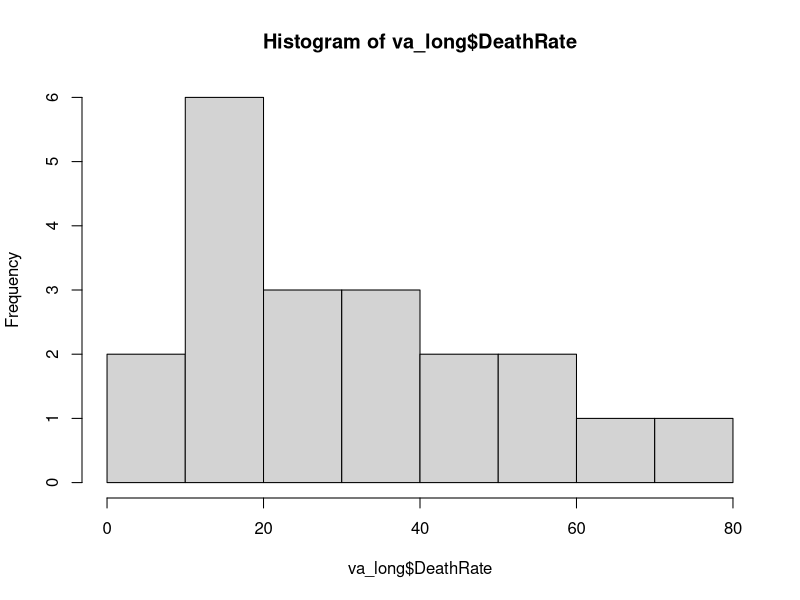
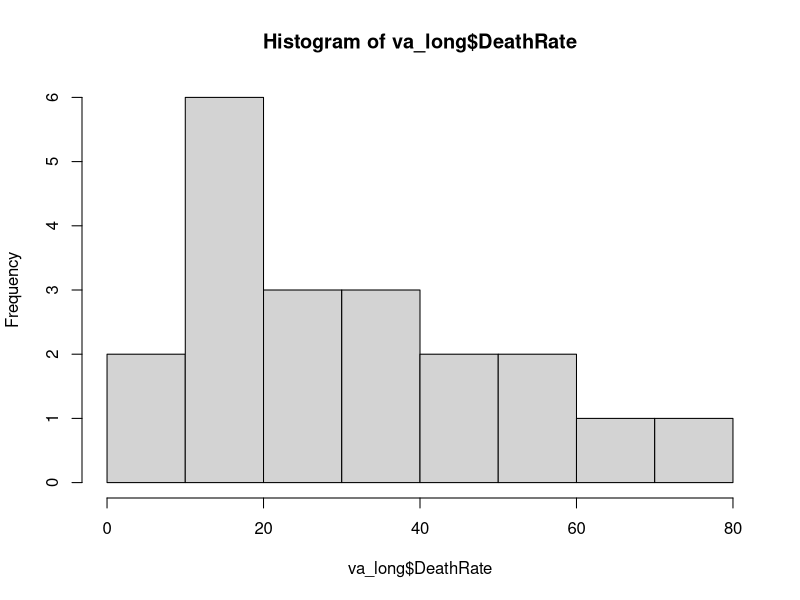
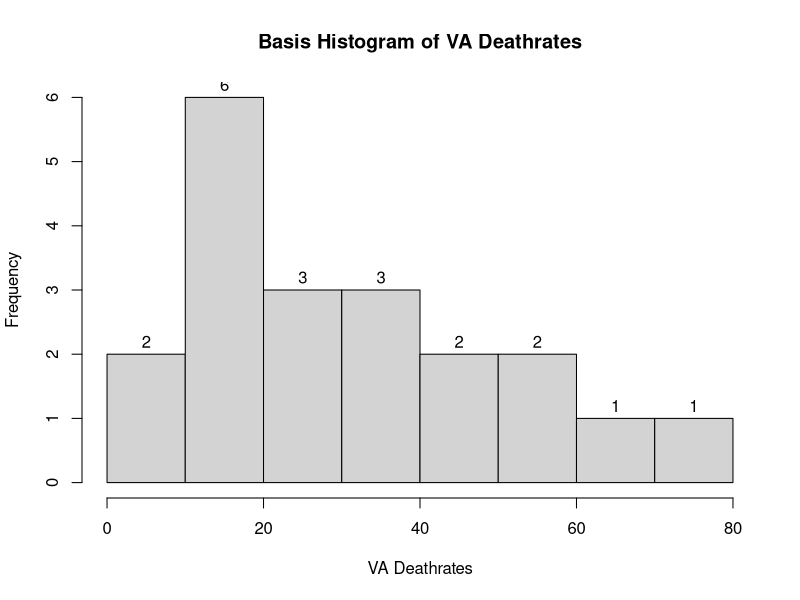
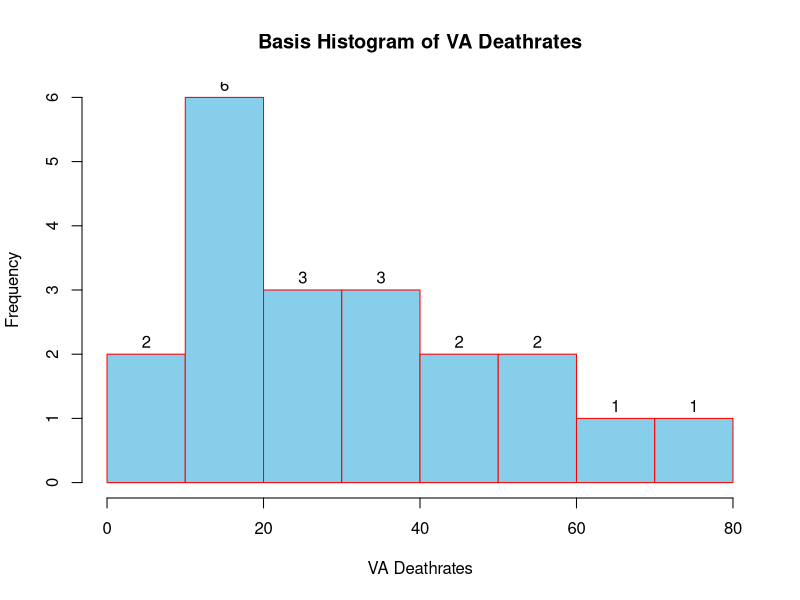
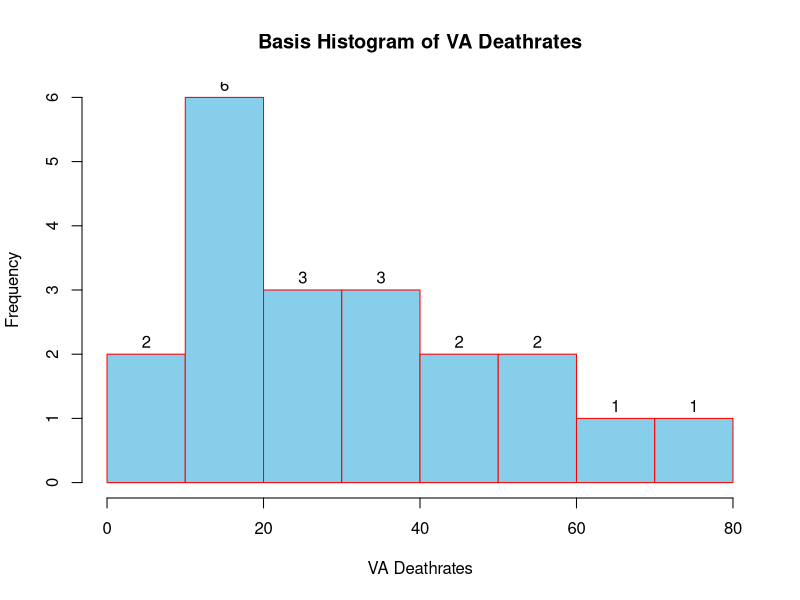

The R source for these figures, in order:
?VADeaths
class(VADeaths)
help(class)
va_df <- as.data.frame(VADeaths)
class(va_df)
View(va_df)
va_df$AgeGroups <- row.names(VADeaths)
View(va_df)
help(reshape)
va_df
va_long = reshape(va_df,
                  direction = "long",
                  varying = colnames(VADeaths),
                  v.names = "DeathRate",
                  timevar = "Population",
                  times = colnames(VADeaths)
)
View(va_long)
hist(va_long$DeathRate)
help(hist)
png("Basic_hist.png")
hist(va_long$DeathRate)
dev.off()
graphics.off()
hist(va_long$DeathRate,
     main = "Basis Histogram of VA Deathrates",
     xlab = "VA Deathrates",
     ylab = "Frequency",
     labels = TRUE)
hist(va_long$DeathRate,
     main = "Basis Histogram of VA Deathrates",
     xlab = "VA Deathrates",
     ylab = "Frequency",
     labels = TRUE,
     col = "skyblue",
     border = "red")

hist(va_long$DeathRate,
     breaks = 5,
     main = "Basis Histogram of VA Deathrates",
     xlab = "VA Deathrates",
     ylab = "Frequency",
     labels = TRUE,
     col = "skyblue",
     border = "red",
)
